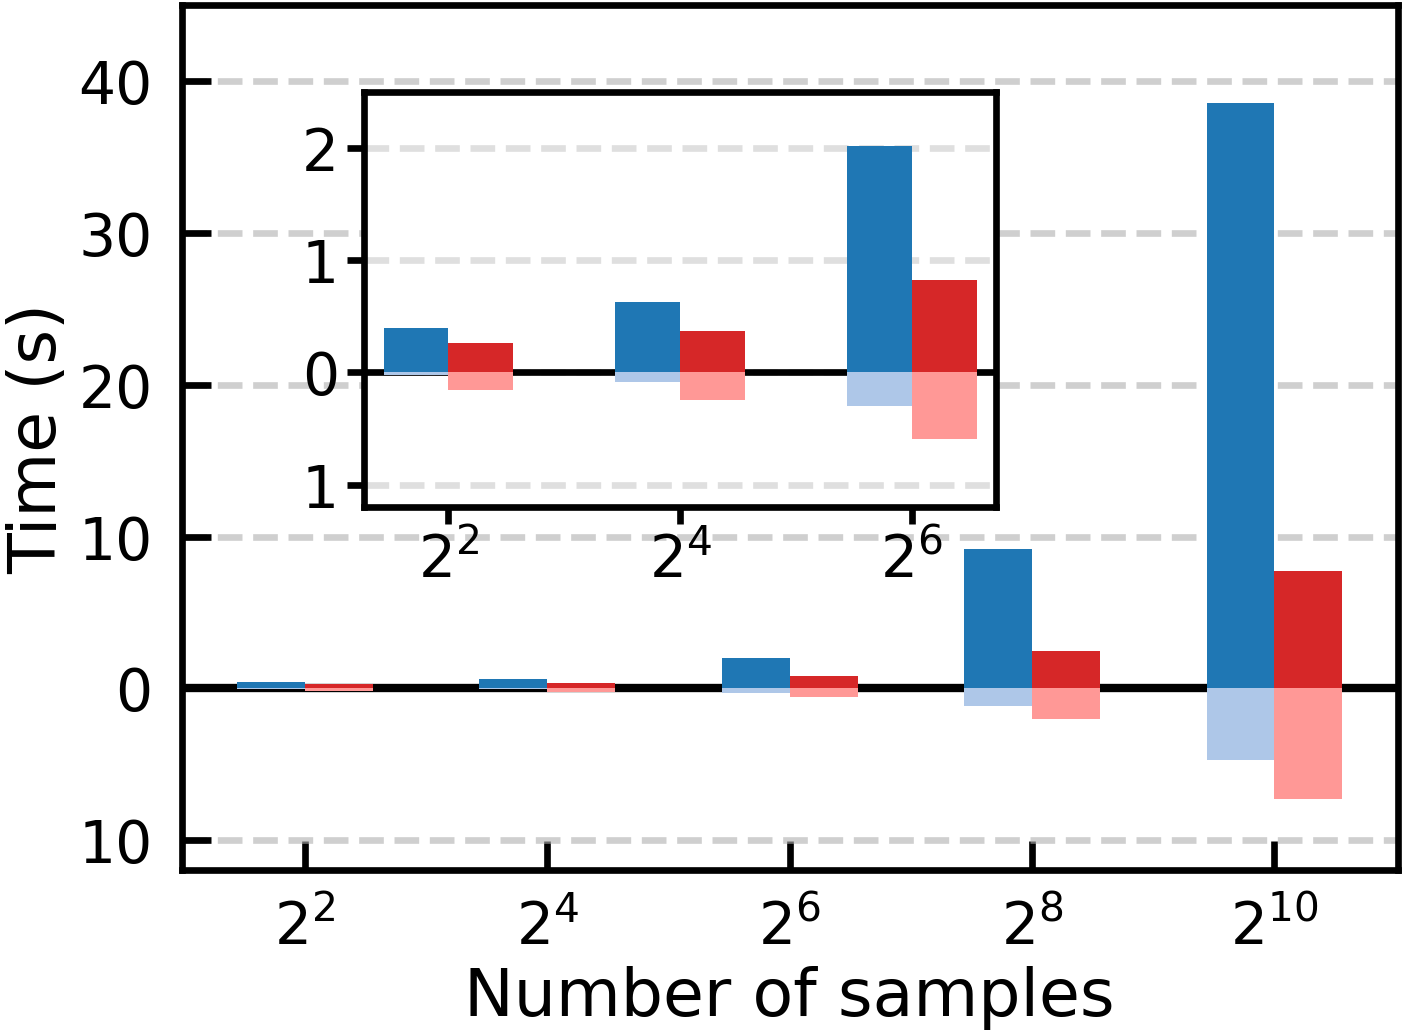

Reproduce this figure in Python.
#!/usr/bin/env python3

import csv
from pathlib import Path

import matplotlib as mpl
import matplotlib.pyplot as plt
from matplotlib.ticker import FuncFormatter
from mpl_toolkits.axes_grid1.inset_locator import mark_inset

mpl.rcParams.update({
	"font.size": 7,
	"axes.titlesize": 8,
	"axes.labelsize": 8,
	"xtick.labelsize": 7,
	"ytick.labelsize": 7,
	"legend.fontsize": 8,
})


def read_data(file_path: Path):
    """Read x from column 4, online from -3rd, offline from -4th."""
    data = {}

    with file_path.open("r", encoding="utf-8") as f:
        reader = csv.reader(f)
        for row in reader:
            if not row:
                continue
            x = int(float(row[3]))
            offline = float(row[-4]) / 1000.0   # ms -> s
            online = float(row[-3]) / 1000.0    # ms -> s
            data[x] = (online, offline)

    return data


def to_pow2_label(x: int) -> str:
    exp = int(x).bit_length() - 1
    return rf"$2^{{{exp}}}$"


def main():
    base = Path(__file__).resolve().parent
    file_batch = base / "04_Batch.lg"
    file_opt = base / "05_OptBatch.lg"

    data_batch = read_data(file_batch)
    data_opt = read_data(file_opt)

    xs = sorted(set(data_batch.keys()) | set(data_opt.keys()))
    x_pos = list(range(len(xs)))

    batch_online = [data_batch[x][0] for x in xs]
    batch_offline = [data_batch[x][1] for x in xs]
    opt_online = [data_opt[x][0] for x in xs]
    opt_offline = [data_opt[x][1] for x in xs]

    PANEL_W = 2.40
    PANEL_H = 1.80
    fig, ax = plt.subplots(figsize=(PANEL_W, PANEL_H), dpi=300)

    bar_width = 0.28
    batch_pos = [p - bar_width / 2 for p in x_pos]
    opt_pos = [p + bar_width / 2 for p in x_pos]

    # ===== Main plot =====
    ax.bar(batch_pos, batch_online, width=bar_width, color="#1f77b4", label="Cuple-Batch Online", zorder=3)
    ax.bar(batch_pos, [-v for v in batch_offline], width=bar_width, color="#aec7e8", label="Cuple-Batch Offline", zorder=3)
    ax.bar(opt_pos, opt_online, width=bar_width, color="#d62728", label="Cuple-OptBatch Online", zorder=3)
    ax.bar(opt_pos, [-v for v in opt_offline], width=bar_width, color="#ff9896", label="Cuple-OptBatch Offline", zorder=3)

    ax.axhline(0, color="black", linewidth=1.0)

    # 主图范围按最大值设置
    # y_max = max(
    #     max(batch_online), max(batch_offline),
    #     max(opt_online), max(opt_offline)
    # ) * 1.10
    ax.set_ylim(-12, 45)

    ax.set_xticks(x_pos)
    ax.set_xticklabels([to_pow2_label(v) for v in xs])
    ax.set_xlabel("Number of samples", labelpad=1.0)
    ax.set_ylabel("Time (s)", labelpad=1.0)
    ax.yaxis.set_major_formatter(FuncFormatter(lambda v, _: f"{int(round(abs(v)))}"))
    ax.tick_params(axis="both", direction="in")
    ax.set_axisbelow(True)
    ax.grid(axis="y", linestyle="--", alpha=0.6, zorder=0)

    # ===== Inset: zoom in on 4, 16, 64 (plot_b-style) =====
    zoom_idx = [0, 1, 2]
    zoom_x = [x_pos[i] for i in zoom_idx]
    axins = ax.inset_axes([0.15, 0.42, 0.52, 0.48])

    axins.bar(batch_pos, batch_online, width=bar_width, color="#1f77b4", zorder=3)
    axins.bar(batch_pos, [-v for v in batch_offline], width=bar_width, color="#aec7e8", zorder=3)
    axins.bar(opt_pos, opt_online, width=bar_width, color="#d62728", zorder=3)
    axins.bar(opt_pos, [-v for v in opt_offline], width=bar_width, color="#ff9896", zorder=3)

    axins.axhline(0, color="black", linewidth=0.8)
    inset_margin = bar_width * 0.65
    axins.set_xlim(min(zoom_x) - 2 * inset_margin, max(zoom_x) + 2 * inset_margin)
    axins.set_ylim(-1.2, 2.5)
    axins.set_yticks([-1, 0, 1, 2])
    axins.set_xticks(zoom_x)
    axins.set_xticklabels([to_pow2_label(xs[i]) for i in zoom_idx])
    axins.yaxis.set_major_formatter(FuncFormatter(lambda v, _: f"{int(round(abs(v)))}"))
    axins.tick_params(axis="both", pad=1.0, length=2)
    axins.set_axisbelow(True)
    axins.grid(axis="y", linestyle="--", alpha=0.4, zorder=0)

    zoom_box, conn1, conn2 = mark_inset(ax, axins, loc1=3, loc2=4, fc="none", ec="0.55")
    zoom_box.set_visible(False)
    conn1.set_visible(False)
    conn2.set_visible(False)

    # ax.legend(loc="upper right", frameon=False)

    fig.tight_layout(pad=0.4)
    fig.savefig(base / "com_k.pdf", bbox_inches="tight", pad_inches=0.01)
    fig.savefig(base / "com_k.png", dpi=600, bbox_inches="tight", pad_inches=0.01)


if __name__ == "__main__":
    main()
